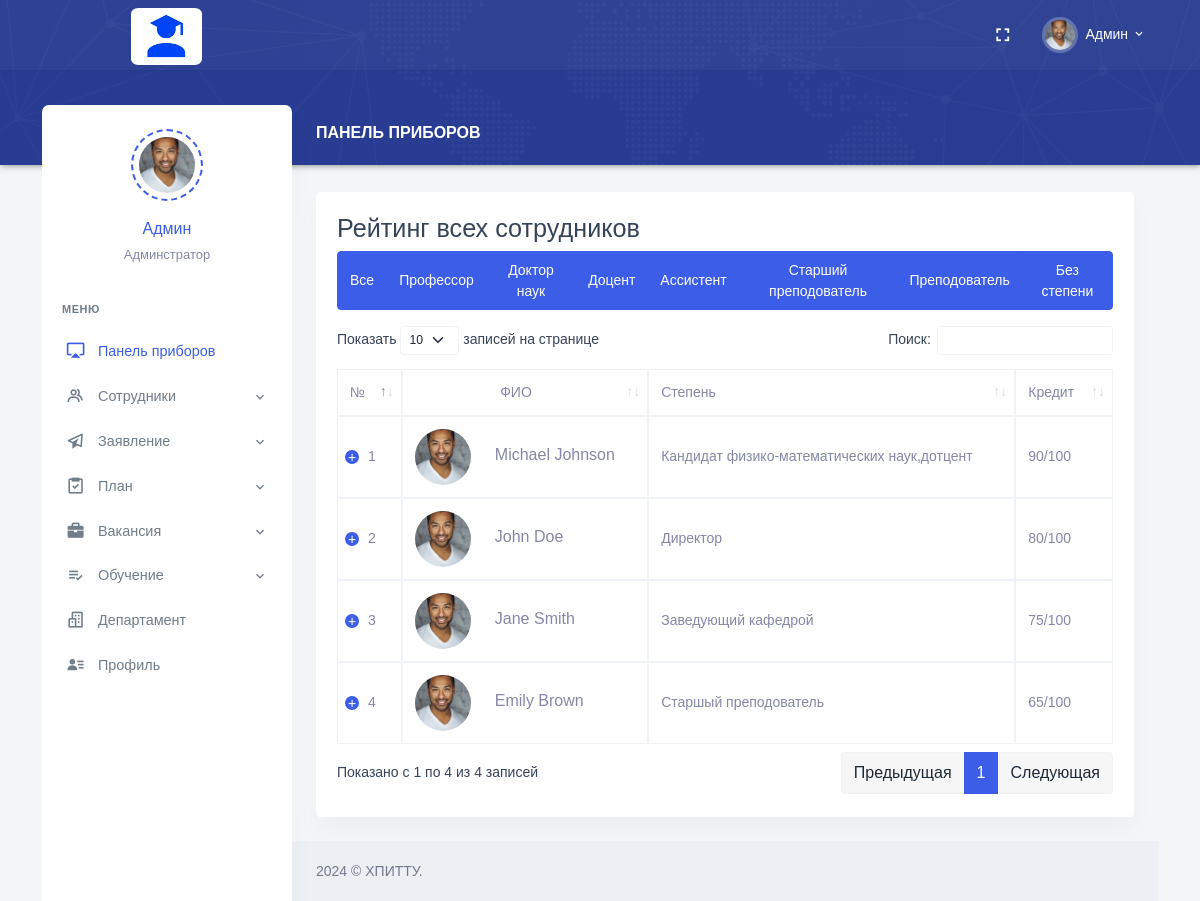
/University_HR/index.php, run on the app's committed database.
### tables this page shows
CREATE TABLE `ratings` (
  `Rating_Id` int NOT NULL,
  `Employee_Id` int DEFAULT NULL,
  `Credit_Done` int DEFAULT NULL,
  `Credit_Full` int DEFAULT NULL,
  `Rating` decimal(3,2) DEFAULT NULL,
  PRIMARY KEY (`Rating_Id`),
  KEY `Employee_Id` (`Employee_Id`),
  CONSTRAINT `ratings_ibfk_1` FOREIGN KEY (`Employee_Id`) REFERENCES `employees` (`Employee_Id`) ON DELETE CASCADE ON UPDATE CASCADE
);

CREATE TABLE `employees` (
  `Employee_Id` int NOT NULL AUTO_INCREMENT,
  `Full_Name` varchar(255) DEFAULT NULL,
  `Date_of_Birth` date DEFAULT NULL,
  `Place_of_Birth` varchar(255) DEFAULT NULL,
  `Position_Id` int DEFAULT NULL,
  `Degree_Id` int DEFAULT NULL,
  `Faculty_Id` int DEFAULT NULL,
  `Department_Id` int DEFAULT NULL,
  `User_Role_Id` int DEFAULT NULL,
  `Email` varchar(255) DEFAULT NULL,
  `Phone_Number` varchar(20) DEFAULT NULL,
  `Employee_Number` varchar(20) DEFAULT NULL,
  `Date_Added` date DEFAULT NULL,
  `Path_Photo` varchar(255) DEFAULT NULL,
  `Username` varchar(255) DEFAULT NULL,
  `Password` varchar(255) DEFAULT NULL,
  PRIMARY KEY (`Employee_Id`),
  KEY `Degree_Id` (`Degree_Id`),
  KEY `Faculty_Id` (`Faculty_Id`),
  KEY `Department_Id` (`Department_Id`),
  KEY `User_Role_Id` (`User_Role_Id`),
  KEY `employees_ibfk_1` (`Position_Id`),
  CONSTRAINT `employees_ibfk_1` FOREIGN KEY (`Position_Id`) REFERENCES `positions` (`Position_Id`) ON DELETE CASCADE ON UPDATE CASCADE,
  CONSTRAINT `employees_ibfk_2` FOREIGN KEY (`Degree_Id`) REFERENCES `degrees` (`Degree_Id`) ON DELETE CASCADE ON UPDATE CASCADE,
  CONSTRAINT `employees_ibfk_3` FOREIGN KEY (`Faculty_Id`) REFERENCES `faculties` (`Faculty_Id`) ON DELETE CASCADE ON UPDATE CASCADE,
  CONSTRAINT `employees_ibfk_4` FOREIGN KEY (`Department_Id`) REFERENCES `departments` (`Department_Id`) ON DELETE CASCADE ON UPDATE CASCADE,
  CONSTRAINT `employees_ibfk_5` FOREIGN KEY (`User_Role_Id`) REFERENCES `user_roles` (`User_Role_Id`) ON DELETE CASCADE ON UPDATE CASCADE
);

CREATE TABLE `positions` (
  `Position_Id` int NOT NULL,
  `Position_Name` varchar(255) DEFAULT NULL,
  PRIMARY KEY (`Position_Id`)
);

### University_HR/index.php (the view, shortened to what this page needs)
<?php
require_once "header.php";
?>
<div class="main-content">
    <div class="page-content">
        <div class="row">
            <div class="col-12">
                <div class="page-title-box d-flex align-items-center justify-content-between">
                    <h4 class="page-title mb-0 font-size-18">Панель приборов</h4>
                </div>
            </div>
        </div>
        <div class="row">
            <div class="col-lg-12">
                <div class="card">
                    <div class="card-body">
                        <div class="table-responsive">
                            <h3>Рейтинг всех сотрудников</h3>
                            <div class="btn-group mb-3 d-flex justify-content-end">
                                <button type="button" class="btn btn-primary filterBtn" data-filter="all">Все</button>
                                <button type="button" class="btn btn-primary filterBtn"
                                    data-filter="Преподаватели">Профессор</button>
                                <button type="button" class="btn btn-primary filterBtn" data-filter="Доктор наук">Доктор
                                    наук</button>
                                <button type="button" class="btn btn-primary filterBtn"
                                    data-filter="Доценты">Доцент</button>
                                    <button type="button" class="btn btn-primary filterBtn"
                                    data-filter="Ассистент">Ассистент</button>
                                    <button type="button" class="btn btn-primary filterBtn"
                                    data-filter="Старший преподователь">Старший преподователь</button>
                                    <button type="button" class="btn btn-primary filterBtn"
                                    data-filter="Старший преподователь">Преподователь</button>
                                    <button type="button" class="btn btn-primary filterBtn"
                                    data-filter="Без степени">Без степени</button>
                            </div>
                            <div class="table-responsive">
                                <table id="datatable" class="table table-bordered dt-responsive nowrap"
                                    style="border-collapse: collapse; border-spacing: 0; width: 100%;">
                                    <thead>
                                        <tr>
                                            <th>№</th>
                                            <th class="text-center">ФИО</th>
                                            <th>Степень</th>
                                            <th>Кредит</th>
                                        </tr>
                                    </thead>
                                    <tbody>
                                        <?php
                                                $servername = "localhost";
                                                $username = "root";
                                                $password = "root";
                                                $database = "university_hr";
                                                $conn = new mysqli($servername, $username, $password, $database);
                                                $sql = "select r.Rating_Id as Id, IFNULL(e.Path_Photo, '') as Path, e.Full_Name as FullName,pos.Position_Name as Position,CONCAT(r.Credit_Done, '/', r.Credit_Full) as Credit,r.Rating from ratings r
                                                left join employees e on r.Employee_Id = e.Employee_Id
                                                left join positions pos on e.Employee_Id = pos.Position_Id
                                                order by Rating desc";
                                                $result = $conn->query($sql);
                                                $count =0;
                                                if ($result->num_rows > 0) {
                                                    while ($row = $result->fetch_assoc()) {
                                                        $count++;
                                                        if ($row["Path"] == "") {
                                                            $row["Path"]= "user.jpg";
                                                        }
                                                        echo "<tr>".
                                                            "   <td class='align-middle'>".$count."</td>".
                                                            "   <td class='align-middle'>".
                                                            "   <div class='d-flex align-items-center'>".
                                                            "       <div class='me-4'> ".
                                                            "           <img src='Photo/".$row["Path"]."' alt='' class='avatar-sm rounded-circle'>".
                                                            "       </div>".
                                                            "       <div>".
                                                            "           <h5 class='font-size-16 mb-1'>".$row["FullName"]."</h5>".
                                                            "       </div>".
                                                            "   </div>".
                                                            "    </td>".
                                                            "   <td class='align-middle'>".$row["Position"]."</td>".
                                                            "   <td class='align-middle'>".$row["Credit"]."</td>".
                                                            "   <td class='align-middle'>".$row["Rating"]."</td>".
                                                            "</tr>";
                                                    }
                                                }
                                            ?>
                                    </tbody>
                                </table>
                            </div>
                        </div>
                    </div>
                </div>
            </div>
            <?php
require_once "footer.php";
?>

### data on the page
ratings: Employee_Id.Full_Name "Michael Johnson", positions.Position_Name "Кандидат физико-математических наук,дотцент", Credit "90/100"
ratings: Employee_Id.Full_Name "John Doe", positions.Position_Name "Директор", Credit "80/100"
ratings: Employee_Id.Full_Name "Jane Smith", positions.Position_Name "Заведующий кафедрой", Credit "75/100"
ratings: Employee_Id.Full_Name "Emily Brown", positions.Position_Name "Старшый преподователь", Credit "65/100"
